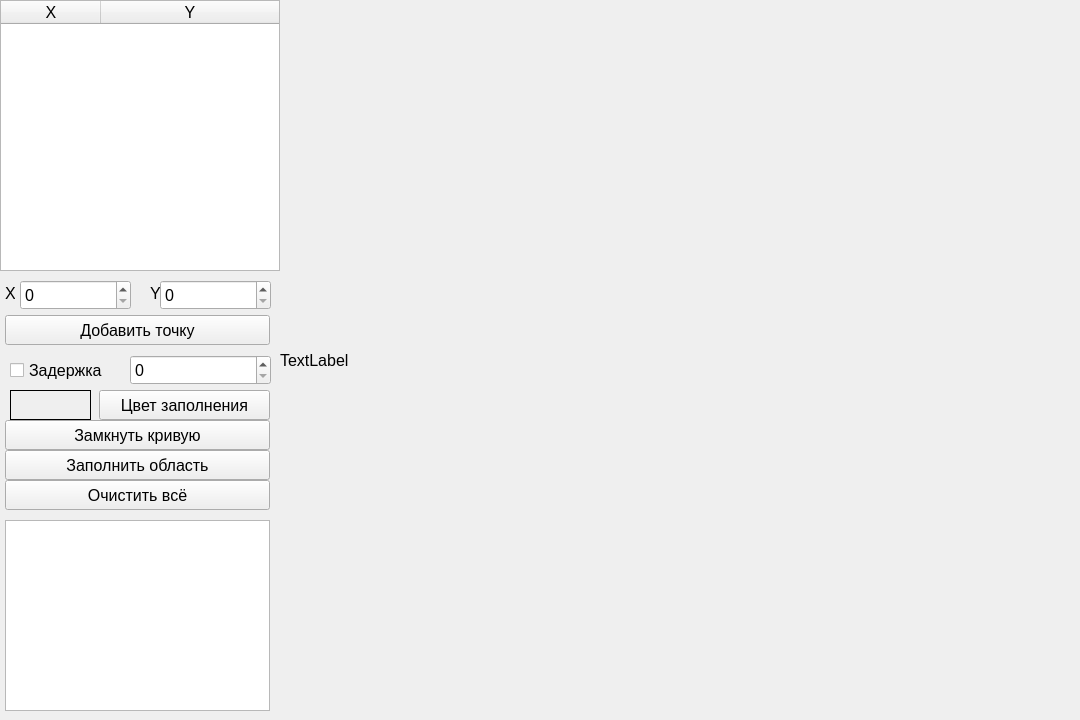
<?xml version="1.0" encoding="UTF-8"?>
<ui version="4.0">
 <class>MainWindow</class>
 <widget class="QMainWindow" name="MainWindow">
  <property name="geometry">
   <rect>
    <x>0</x>
    <y>0</y>
    <width>1080</width>
    <height>720</height>
   </rect>
  </property>
  <property name="font">
   <font>
    <pointsize>12</pointsize>
   </font>
  </property>
  <property name="windowTitle">
   <string>MainWindow</string>
  </property>
  <widget class="QWidget" name="centralwidget">
   <widget class="QCheckBox" name="delayCheckBox">
    <property name="geometry">
     <rect>
      <x>10</x>
      <y>355</y>
      <width>111</width>
      <height>31</height>
     </rect>
    </property>
    <property name="text">
     <string>Задержка</string>
    </property>
   </widget>
   <widget class="QLabel" name="colorlabel">
    <property name="geometry">
     <rect>
      <x>10</x>
      <y>390</y>
      <width>81</width>
      <height>30</height>
     </rect>
    </property>
    <property name="frameShape">
     <enum>QFrame::Box</enum>
    </property>
    <property name="text">
     <string/>
    </property>
   </widget>
   <widget class="QSpinBox" name="delaySpinBox">
    <property name="geometry">
     <rect>
      <x>130</x>
      <y>355</y>
      <width>141</width>
      <height>30</height>
     </rect>
    </property>
    <property name="maximum">
     <number>3000</number>
    </property>
   </widget>
   <widget class="QPushButton" name="colorButton">
    <property name="geometry">
     <rect>
      <x>99</x>
      <y>390</y>
      <width>171</width>
      <height>30</height>
     </rect>
    </property>
    <property name="text">
     <string>Цвет заполнения</string>
    </property>
   </widget>
   <widget class="QPushButton" name="clearButton">
    <property name="geometry">
     <rect>
      <x>5</x>
      <y>480</y>
      <width>265</width>
      <height>30</height>
     </rect>
    </property>
    <property name="text">
     <string>Очистить всё</string>
    </property>
   </widget>
   <widget class="QTextBrowser" name="textBrowser">
    <property name="geometry">
     <rect>
      <x>5</x>
      <y>520</y>
      <width>265</width>
      <height>191</height>
     </rect>
    </property>
   </widget>
   <widget class="QPushButton" name="fillButton">
    <property name="geometry">
     <rect>
      <x>5</x>
      <y>450</y>
      <width>265</width>
      <height>30</height>
     </rect>
    </property>
    <property name="text">
     <string>Заполнить область</string>
    </property>
   </widget>
   <widget class="QPushButton" name="closeButton">
    <property name="geometry">
     <rect>
      <x>5</x>
      <y>420</y>
      <width>265</width>
      <height>30</height>
     </rect>
    </property>
    <property name="text">
     <string>Замкнуть кривую</string>
    </property>
   </widget>
   <widget class="QTableWidget" name="tableWidget">
    <property name="geometry">
     <rect>
      <x>0</x>
      <y>0</y>
      <width>280</width>
      <height>271</height>
     </rect>
    </property>
    <property name="editTriggers">
     <set>QAbstractItemView::DoubleClicked</set>
    </property>
    <property name="columnCount">
     <number>2</number>
    </property>
    <attribute name="horizontalHeaderShowSortIndicator" stdset="0">
     <bool>false</bool>
    </attribute>
    <attribute name="horizontalHeaderStretchLastSection">
     <bool>true</bool>
    </attribute>
    <attribute name="verticalHeaderCascadingSectionResizes">
     <bool>false</bool>
    </attribute>
    <column>
     <property name="text">
      <string>X</string>
     </property>
    </column>
    <column>
     <property name="text">
      <string>Y</string>
     </property>
    </column>
   </widget>
   <widget class="QLabel" name="label">
    <property name="geometry">
     <rect>
      <x>5</x>
      <y>285</y>
      <width>10</width>
      <height>16</height>
     </rect>
    </property>
    <property name="text">
     <string>X</string>
    </property>
   </widget>
   <widget class="QSpinBox" name="xspinBox">
    <property name="geometry">
     <rect>
      <x>20</x>
      <y>280</y>
      <width>111</width>
      <height>30</height>
     </rect>
    </property>
    <property name="maximum">
     <number>999</number>
    </property>
   </widget>
   <widget class="QLabel" name="label_2">
    <property name="geometry">
     <rect>
      <x>150</x>
      <y>285</y>
      <width>10</width>
      <height>16</height>
     </rect>
    </property>
    <property name="text">
     <string>Y</string>
    </property>
   </widget>
   <widget class="QSpinBox" name="yspinBox">
    <property name="geometry">
     <rect>
      <x>160</x>
      <y>280</y>
      <width>111</width>
      <height>30</height>
     </rect>
    </property>
    <property name="maximum">
     <number>999</number>
    </property>
   </widget>
   <widget class="QPushButton" name="addButton">
    <property name="geometry">
     <rect>
      <x>5</x>
      <y>315</y>
      <width>265</width>
      <height>30</height>
     </rect>
    </property>
    <property name="text">
     <string>Добавить точку</string>
    </property>
   </widget>
   <widget class="DrawLabel" name="drawLabel">
    <property name="geometry">
     <rect>
      <x>280</x>
      <y>0</y>
      <width>800</width>
      <height>720</height>
     </rect>
    </property>
    <property name="text">
     <string>TextLabel</string>
    </property>
   </widget>
  </widget>
 </widget>
 <customwidgets>
  <customwidget>
   <class>DrawLabel</class>
   <extends>QLabel</extends>
   <header location="global">drawlabel.h</header>
  </customwidget>
 </customwidgets>
 <resources/>
 <connections/>
</ui>
